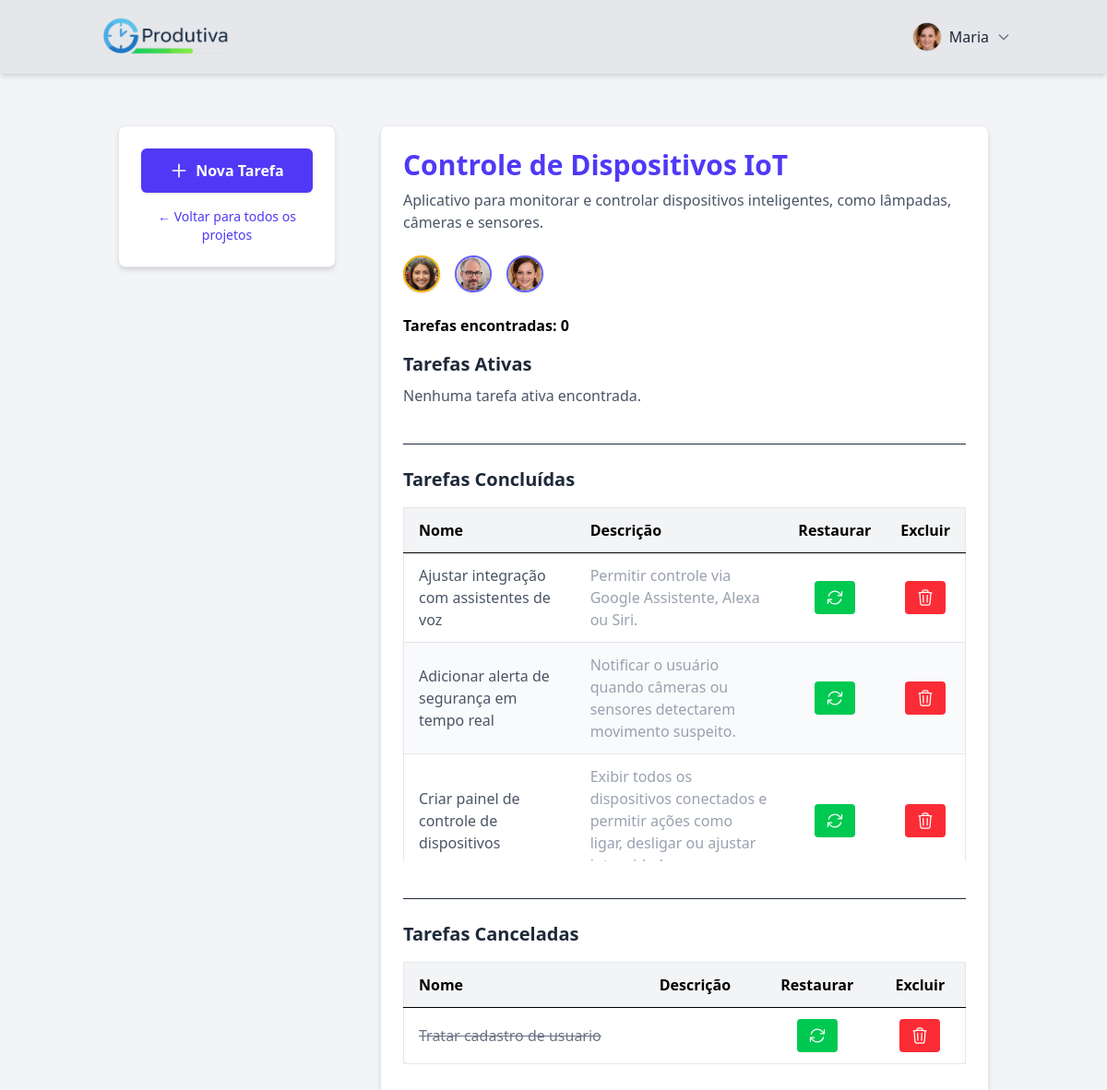
Page /produtiva/projetos/26/tarefas/ (signed in) on the committed database.
### produtiva/models.py (models this page shows, shortened)
class Perfil(models.Model):
    user = models.OneToOneField(User, on_delete=models.CASCADE, related_name='perfil')
    is_admin = models.BooleanField(default=False)
    foto = models.ImageField(upload_to='fotos_perfil/', blank=True, null=True)

class Projeto(models.Model):
    nome_projeto = models.CharField(
        max_length=255, blank=False, null=False, verbose_name="Nome do Projeto"
    )
    descricao = models.TextField(blank=True, null=True, verbose_name="Descrição")
    usuario = models.ForeignKey(
        User, on_delete=models.CASCADE, related_name="projetos_criados"
    )
    participantes = models.ManyToManyField(
        User, related_name="projetos_participando", blank=True, verbose_name="Participantes"
    )
    data_criacao = models.DateTimeField(auto_now_add=True)
    data_ultima_atualizacao = models.DateTimeField(auto_now=True)
    cancelado = models.BooleanField(default=False)
    concluido = models.BooleanField(default=False, verbose_name="Concluído")
    class Meta:
        verbose_name = "Projeto"
        verbose_name_plural = "Projetos"
        ordering = ["-data_criacao"]

class Tarefa(models.Model):
    nome_tarefa = models.CharField(max_length=100, null=False, blank=False)
    descricao = models.TextField(blank=True, null=True, verbose_name="Descrição")
    categoria = models.CharField(
        max_length=30,
        choices=[
            ("URGENTE_IMPORTANTE", "Importante e Urgente"),
            ("IMPORTANTE_NAO_URGENTE", "Importante e Não Urgente"),
            ("URGENTE_NAO_IMPORTANTE", "Urgente e Não Importante"),
            ("NAO_IMPORTANTE_NAO_URGENTE", "Não Importante e Não Urgente"),
        ],
    )
    estimativa_horas = models.TimeField(null=False, blank=False)
    projeto = models.ForeignKey(
        "Projeto", on_delete=models.CASCADE, related_name="tarefas"
    )
    usuario = models.ForeignKey(
        User,
        on_delete=models.SET_NULL,
        null=True,
        blank=True,
        related_name="tarefas_atribuidas",
    )
    cancelada = models.BooleanField(default=False)
    concluida = models.BooleanField(default=False)

### produtiva/views.py (the view, shortened to what this page needs)
# urls.py: path("projetos/<int:projeto_id>/tarefas/", views.tarefas_por_projeto, name="tarefas_por_projeto"),
@cache_control(no_cache=True, must_revalidate=True, no_store=True)
@login_required
def tarefas_por_projeto(request, projeto_id):
    user = request.user
    projeto = get_object_or_404(Projeto, id=projeto_id)
    if not (hasattr(user, 'perfil') and user.perfil.is_admin) and user not in projeto.participantes.all():
        messages.error(request, "Você não tem permissão para acessar este projeto.")
        return redirect('projetos')
    context = {
        'projeto': projeto,
        'tarefas': projeto.tarefas.filter(cancelada=False, concluida=False),
        'tarefas_concluidas': projeto.tarefas.filter(concluida=True),
        'tarefas_canceladas': projeto.tarefas.filter(cancelada=True),
    }
    return render(request, 'tarefas_por_projeto.html', context)

### produtiva/context_processors.py (called while the page is built)
def perfil_context(request):
    if request.user.is_authenticated:
        perfil = getattr(request.user, 'perfil', None)
        return {'perfil': perfil}
    return {}

### produtiva/templates/tarefas_por_projeto.html (shortened to what this page needs)
{% extends "base.html" %}
{% load static %}
{% block header_right_content %}
<div class="relative flex items-center">
  {% if user.is_authenticated %}
    <button id="perfilMenuBtn" class="group flex items-center space-x-2 focus:outline-none">
      {% if perfil and perfil.foto %}
        <img src="{{ perfil.foto.url }}" alt="Foto de Perfil"
             class="w-8 h-8 rounded-full object-cover border border-gray-300 group-hover:ring-2 group-hover:ring-indigo-500 transition">
      {% endif %}
      <span class="font-medium text-gray-800 group-hover:text-indigo-600 transition">
        {{ user.first_name }}
      </span>
      <svg xmlns="http://www.w3.org/2000/svg" class="w-4 h-4 text-gray-500 group-hover:text-indigo-600 transition" fill="none" viewBox="0 0 24 24" stroke="currentColor" stroke-width="2">
        <path stroke-linecap="round" stroke-linejoin="round" d="M19 9l-7 7-7-7" />
      </svg>
    </button>
  {% else %}
    <a href="{% url 'login' %}"
       class="bg-blue-600 hover:bg-blue-700 text-white font-bold py-2 px-4 rounded transition-colors duration-200">
       Faça Login
    </a>
  {% endif %}
</div>
{% endblock header_right_content %}
{% block 'body' %}
<div class="flex flex-col lg:flex-row min-h-screen bg-gray-100 p-4 lg:p-6 gap-4 lg:gap-6">
  <div class="w-full lg:w-1/4 bg-white p-4 lg:p-6 rounded-lg shadow-md border border-gray-200 mr-6 h-fit">
    <a
      href="#"
      id="novaTarefaBtn"
      class="flex items-center justify-center w-full px-4 py-3 bg-indigo-600 text-white font-semibold rounded-md shadow-sm hover:bg-indigo-700 focus:outline-none focus:ring-2 focus:ring-offset-2 focus:ring-indigo-500"
    >
      <svg class="w-5 h-5 mr-2" fill="none" stroke="currentColor" viewBox="0 0 24 24">
        <path stroke-linecap="round" stroke-linejoin="round" stroke-width="2" d="M12 4v16m8-8H4"></path>
      </svg>
      Nova Tarefa
    </a>
    <a
      href="{% url 'projetos' %}"
      class="mt-4 block text-center text-sm text-indigo-600 hover:text-indigo-800 hover:underline"
    >
      &larr; Voltar para todos os projetos
    </a>
  </div>
  <div class="w-full lg:flex-1 bg-white p-4 lg:p-6 rounded-lg shadow-md border border-gray-200">
    <h1 class="text-2xl lg:text-3xl font-bold mb-2">
      <span class="text-indigo-600">{{ projeto.nome_projeto }}</span>
    </h1>
    <p class="text-gray-600 mb-6">{{ projeto.descricao|default_if_none:"" }}</p>
<div class="flex flex-wrap items-center gap-2 lg:gap-4 mt-4 mb-6">
  <div class="relative group">
    {% if projeto.usuario.perfil.foto %}
      <img src="{{ projeto.usuario.perfil.foto.url }}"
           class="w-10 h-10 rounded-full object-cover border-2 border-yellow-500 shadow">
    {% else %}
      <div class="w-10 h-10 rounded-full bg-yellow-300 flex items-center justify-center text-gray-700 text-sm">
        {{ projeto.usuario.first_name|slice:":1" }}{{ projeto.usuario.last_name|slice:":1" }}
      </div>
    {% endif %}
  </div>
  {% for participante in projeto.participantes.all %}
    {% if participante != projeto.usuario %}
      <div class="relative group">
        {% if participante.perfil.foto %}
          <img src="{{ participante.perfil.foto.url }}"
               class="w-10 h-10 rounded-full object-cover border-2 border-indigo-500 shadow">
        {% else %}
          <div class="w-10 h-10 rounded-full bg-gray-300 flex items-center justify-center text-gray-600 text-sm">
            {{ participante.first_name|slice:":1" }}{{ participante.last_name|slice:":1" }}
          </div>
        {% endif %}
      </div>
    {% endif %}
  {% endfor %}
</div>
    <p class="font-semibold mb-4">Tarefas encontradas: {{ tarefas|length }}</p>
    <h2 class="text-xl font-bold mb-2 text-gray-800">Tarefas Ativas</h2>
    {% if tarefas %}
    <div class="overflow-x-auto max-h-96 overflow-y-auto mb-8">
      <table class="min-w-[800px] border border-gray-200 rounded-lg shadow-sm text-center">
        <thead class="bg-gray-100 sticky top-0 z-10">
          <tr>
            <th class="px-4 py-3 border-b text-left">Nome</th>
            <th class="px-4 py-3 border-b text-left">Descrição</th>
            <th class="px-4 py-3 border-b text-left">Estimativa</th>
            <th class="px-4 py-3 border-b text-left">Categoria</th>
            <th class="px-4 py-3 border-b text-center">Editar</th>
            <th class="px-4 py-3 border-b text-center">Apontamentos</th>
            <th class="px-4 py-3 border-b text-center">Concluir</th>
            <th class="px-4 py-3 border-b text-center">Cancelar</th>
          </tr>
        </thead>
        <tbody>
          {% for tarefa in tarefas %}
          <tr
            class="hover:bg-gray-100 {% if tarefa.categoria == 'URGENTE_IMPORTANTE' %}bg-red-200 text-red-900{% elif tarefa.categoria == 'IMPORTANTE_NAO_URGENTE' %}bg-yellow-200 text-yellow-900{% elif tarefa.categoria == 'URGENTE_NAO_IMPORTANTE' %}bg-blue-200 text-blue-900{% elif tarefa.categoria == 'NAO_IMPORTANTE_NAO_URGENTE' %}bg-green-200 text-green-900{% endif %}"
          >
            <td class="px-4 py-3 text-left leading-normal">{{ tarefa.nome_tarefa }}</td>
            <td class="px-4 py-3 text-left leading-normal">{{ tarefa.descricao|default:"-" }}</td>
            <td class="px-4 py-3 text-left leading-normal">{{ tarefa.estimativa_horas|time:"H:i" }}</td>
            <td class="px-4 py-3 text-left leading-normal">{{ tarefa.get_categoria_display }}</td>
            <td class="px-4 py-3 text-left leading-normal">
              <a
                href="#"
                class="editar-tarefa inline-flex items-center justify-center px-3 py-1 bg-indigo-100 text-indigo-700 rounded hover:bg-indigo-200 transition"
                data-id="{{ tarefa.id }}"
                data-nome="{{ tarefa.nome_tarefa }}"
                data-descricao="{{ tarefa.descricao }}"
                data-categoria="{{ tarefa.categoria }}"
                data-estimativa="{{ tarefa.estimativa_horas|time:'H:i' }}"
              >
                <svg xmlns="http://www.w3.org/2000/svg" fill="none" viewBox="0 0 24 24" stroke-width="1.5" stroke="currentColor" class="w-5 h-5">
                  <path stroke-linecap="round" stroke-linejoin="round" d="m16.862 4.487 1.687-1.688a1.875 1.875 0 1 1 2.652 2.652L10.582 16.07a4.5 4.5 0 0 1-1.897 1.13L6 18l.8-2.685a4.5 4.5 0 0 1 1.13-1.897l8.932-8.931Z"/>
                </svg>
              </a>
            </td>
            <td class="px-4 py-2 text-center">
              <a href="{% url 'apontamentos_tarefa' tarefa.id %}"
                class="inline-flex items-center justify-center px-3 py-1 rounded-md {% if tarefa.apontamento_ativo %}bg-green-100 text-green-800 animate-pulse{% else %}bg-blue-100 text-blue-800 hover:bg-blue-200{% endif %}">
                <svg xmlns="http://www.w3.org/2000/svg" fill="none" viewBox="0 0 24 24" stroke-width="1.5" stroke="currentColor" class="w-5 h-5 mr-1">
                  <path stroke-linecap="round" stroke-linejoin="round" d="M12 6v6h4.5m4.5 0a9 9 0 1 1-18 0 9 9 0 0 1 18 0Z"/>
                </svg>
                {% if tarefa.apontamento_ativo %}Em Andamento{% else %}Ver/Lançar{% endif %}
              </a>
            </td>
            <td class="px-4 py-2 text-center">
              <button
                class="concluir-tarefa-btn flex justify-center items-center mx-auto p-2 text-gray-500 hover:text-green-600 transition"
                data-url="{% url 'concluir_tarefa' tarefa.id %}"
                title="Concluir Tarefa"
              >
                <svg xmlns="http://www.w3.org/2000/svg" fill="none" viewBox="0 0 24 24" stroke-width="1.5" stroke="currentColor" class="w-5 h-5">
                  <path stroke-linecap="round" stroke-linejoin="round" d="M4.5 12.75l6 6 9-13.5"/>
                </svg>
              </button>
            </td>
            <td class="px-4 py-2 text-center">
              <button
                class="cancelar-tarefa-btn flex justify-center items-center mx-auto p-2 text-gray-500 hover:text-red-600 transition"
                data-url="{% url 'cancelar_tarefa' tarefa.id %}"
              >
                <svg xmlns="http://www.w3.org/2000/svg" fill="none" viewBox="0 0 24 24" stroke-width="1.5" stroke="currentColor" class="w-5 h-5">
                  <path stroke-linecap="round" stroke-linejoin="round" d="m9.75 9.75 4.5 4.5m0-4.5-4.5 4.5M21 12a9 9 0 1 1-18 0 9 9 0 0 1 18 0Z"/>
                </svg>
              </button>
            </td>
          </tr>
          {% endfor %}
        </tbody>
      </table>
    </div>
    {% else %}
    <p class="text-gray-600">Nenhuma tarefa ativa encontrada.</p>
    {% endif %}
    <h2 class="text-xl font-bold mt-10 mb-4 text-gray-800 border-t pt-6">
      Tarefas Concluídas
    </h2>
    {% if tarefas_concluidas %}
    <div class="overflow-x-auto max-h-96 overflow-y-auto mb-8 lg:mb-10">
      <table class="w-full border border-gray-200 rounded-lg shadow-sm text-center">
        <thead class="bg-gray-100">
          <tr>
            <th class="px-4 py-3 border-b text-left">Nome</th>
            <th class="px-4 py-3 border-b text-left">Descrição</th>
            <th class="px-4 py-3 border-b text-center">Restaurar</th>
            <th class="px-4 py-3 border-b text-center">Excluir</th>
          </tr>
        </thead>
        <tbody class="divide-y divide-gray-200">
          {% for tarefa in tarefas_concluidas %}
          <tr class="hover:bg-gray-50 even:bg-gray-50 align-middle">
            <td class="px-4 py-3 text-gray-600 text-left font-medium leading-normal">
              {{ tarefa.nome_tarefa }}
            </td>
            <td class="px-4 py-3 text-gray-400 text-left leading-normal">
              {{ tarefa.descricao|default_if_none:"Sem descrição" }}
            </td>
            <td class="px-4 py-3 text-center align-middle">
              <button
                class="restaurar-tarefa-btn inline-flex justify-center items-center px-3 py-2 bg-green-500 text-white rounded hover:bg-green-600 transition"
                data-url="{% url 'restaurar_tarefa' tarefa.id %}"
                title="Restaurar tarefa"
              >
              </button>
            </td>
            <td class="px-4 py-3 text-center align-middle">
              <button
                class="excluir-tarefa-btn inline-flex justify-center items-center px-3 py-2 bg-red-500 text-white rounded hover:bg-red-600 transition"
                data-url="{% url 'excluir_tarefa_definitivo' tarefa.id %}"
                title="Excluir tarefa definitivamente"
              >
              </button>
            </td>
          </tr>
          {% endfor %}
        </tbody>
      </table>
    </div>
    {% else %}
    <p class="text-gray-500 mb-8 lg:mb-10">Nenhuma tarefa concluída.</p>
    {% endif %}
    <h2 class="text-xl font-bold mb-4 text-gray-800 border-t pt-6">
      Tarefas Canceladas
    </h2>
    {% if tarefas_canceladas %}
    <div class="overflow-x-auto max-h-96 overflow-y-auto mb-8 lg:mb-10">
      <table class="w-full border border-gray-200 rounded-lg shadow-sm text-center">
        <thead class="bg-gray-100">
          <tr>
            <th class="px-4 py-3 border-b text-left">Nome</th>
            <th class="px-4 py-3 border-b text-left">Descrição</th>
            <th class="px-4 py-3 border-b text-center">Restaurar</th>
            <th class="px-4 py-3 border-b text-center">Excluir</th>
          </tr>
        </thead>
        <tbody class="divide-y divide-gray-200">
          {% for tarefa in tarefas_canceladas %}
          <tr class="hover:bg-gray-50 even:bg-gray-50 align-middle">
            <td class="px-4 py-3 text-gray-500 line-through text-left font-medium leading-normal">
              {{ tarefa.nome_tarefa }}
            </td>
            <td class="px-4 py-3 text-gray-400 text-left leading-normal line-through">
            </td>
            <td class="px-4 py-3 text-center align-middle">
              <button
                class="restaurar-tarefa-btn inline-flex justify-center items-center px-3 py-2 bg-green-500 text-white rounded hover:bg-green-600 transition"
                data-url="{% url 'restaurar_tarefa' tarefa.id %}"
                title="Restaurar tarefa"
              >
              </button>
            </td>
            <td class="px-4 py-3 text-center align-middle">
              <button
                class="excluir-tarefa-btn inline-flex justify-center items-center px-3 py-2 bg-red-500 text-white rounded hover:bg-red-600 transition"
                data-url="{% url 'excluir_tarefa_definitivo' tarefa.id %}"
                title="Excluir permanentemente"
              >
              </button>
            </td>
          </tr>
          {% endfor %}
        </tbody>
      </table>
    </div>
    {% else %}
    <p class="text-gray-500 mb-8 lg:mb-10">Nenhuma tarefa cancelada.</p>
    {% endif %}
  </div>
</div>
{% endblock %}

### rows in the picture
Perfil: foto (picture)
Projeto: nome_projeto "Controle de Dispositivos IoT", descricao "Aplicativo para monitorar e controlar dispositivos inteligentes, como lâmpadas, câmeras e sensores.", usuario.perfil.foto (picture)
Tarefa: nome_tarefa "Ajustar integração com assistentes de voz", descricao "Permitir controle via Google Assistente, Alexa ou Siri."
Tarefa: nome_tarefa "Adicionar alerta de segurança em tempo real", descricao "Notificar o usuário quando câmeras ou sensores detectarem movimento suspeito."
Tarefa: nome_tarefa "Criar painel de controle de dispositivos", descricao "Exibir todos os dispositivos conectados e permitir ações como ligar, desligar ou ajustar…"
Tarefa: nome_tarefa "Tratar cadastro de usuario"

### other values in the picture
{{ user.first_name }} "Maria"
{{ tarefas|length }} "0"
